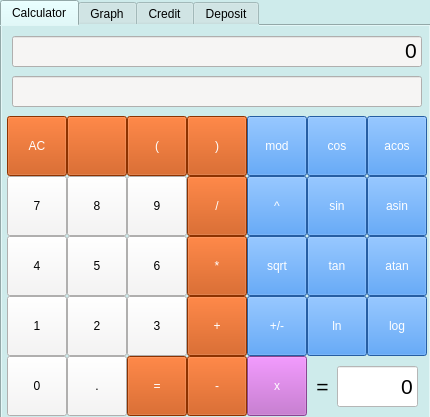
<?xml version="1.0" encoding="UTF-8"?>
<ui version="4.0">
 <class>View</class>
 <widget class="QMainWindow" name="View">
  <property name="geometry">
   <rect>
    <x>0</x>
    <y>0</y>
    <width>430</width>
    <height>417</height>
   </rect>
  </property>
  <property name="sizePolicy">
   <sizepolicy hsizetype="Preferred" vsizetype="Preferred">
    <horstretch>0</horstretch>
    <verstretch>0</verstretch>
   </sizepolicy>
  </property>
  <property name="minimumSize">
   <size>
    <width>430</width>
    <height>417</height>
   </size>
  </property>
  <property name="maximumSize">
   <size>
    <width>430</width>
    <height>417</height>
   </size>
  </property>
  <property name="windowTitle">
   <string>SmartCalc by carllane</string>
  </property>
  <property name="styleSheet">
   <string notr="true">background-color: rgb(206, 235, 235);
color: black;</string>
  </property>
  <widget class="QWidget" name="centralwidget">
   <widget class="QTabWidget" name="tabWidget">
    <property name="geometry">
     <rect>
      <x>0</x>
      <y>0</y>
      <width>431</width>
      <height>421</height>
     </rect>
    </property>
    <property name="currentIndex">
     <number>0</number>
    </property>
    <widget class="QWidget" name="tab">
     <attribute name="title">
      <string>Calculator</string>
     </attribute>
     <widget class="QLabel" name="label">
      <property name="geometry">
       <rect>
        <x>310</x>
        <y>350</y>
        <width>21</width>
        <height>21</height>
       </rect>
      </property>
      <property name="font">
       <font>
        <pointsize>16</pointsize>
       </font>
      </property>
      <property name="text">
       <string>=</string>
      </property>
      <property name="alignment">
       <set>Qt::AlignCenter</set>
      </property>
     </widget>
     <widget class="QLineEdit" name="lineEdit_result">
      <property name="geometry">
       <rect>
        <x>10</x>
        <y>50</y>
        <width>410</width>
        <height>31</height>
       </rect>
      </property>
      <property name="font">
       <font>
        <pointsize>16</pointsize>
       </font>
      </property>
      <property name="styleSheet">
       <string notr="true">background-color: rgb(246, 245, 244);
color: black;</string>
      </property>
      <property name="text">
       <string/>
      </property>
      <property name="alignment">
       <set>Qt::AlignRight|Qt::AlignTop|Qt::AlignTrailing</set>
      </property>
     </widget>
     <widget class="QPushButton" name="pushButton_mod">
      <property name="geometry">
       <rect>
        <x>245</x>
        <y>90</y>
        <width>60</width>
        <height>60</height>
       </rect>
      </property>
      <property name="styleSheet">
       <string notr="true">background-color: rgb(53, 132, 228);
color: white;</string>
      </property>
      <property name="text">
       <string>mod</string>
      </property>
     </widget>
     <widget class="QPushButton" name="pushButton_sub">
      <property name="geometry">
       <rect>
        <x>185</x>
        <y>330</y>
        <width>60</width>
        <height>60</height>
       </rect>
      </property>
      <property name="styleSheet">
       <string notr="true">background-color: rgb(198, 70, 0);
color: white;</string>
      </property>
      <property name="text">
       <string>-</string>
      </property>
     </widget>
     <widget class="QPushButton" name="pushButton_close">
      <property name="geometry">
       <rect>
        <x>185</x>
        <y>90</y>
        <width>60</width>
        <height>60</height>
       </rect>
      </property>
      <property name="styleSheet">
       <string notr="true">background-color: rgb(198, 70, 0);
color: white;</string>
      </property>
      <property name="text">
       <string>)</string>
      </property>
     </widget>
     <widget class="QPushButton" name="pushButton_erase">
      <property name="geometry">
       <rect>
        <x>65</x>
        <y>90</y>
        <width>60</width>
        <height>60</height>
       </rect>
      </property>
      <property name="styleSheet">
       <string notr="true">background-color: rgb(198, 70, 0);
color: white;</string>
      </property>
      <property name="icon">
       <iconset theme="edit-clear">
        <normaloff>.</normaloff>.</iconset>
      </property>
     </widget>
     <widget class="QPushButton" name="pushButton_log">
      <property name="geometry">
       <rect>
        <x>365</x>
        <y>270</y>
        <width>60</width>
        <height>60</height>
       </rect>
      </property>
      <property name="styleSheet">
       <string notr="true">background-color: rgb(53, 132, 228);
color: white;</string>
      </property>
      <property name="text">
       <string>log</string>
      </property>
     </widget>
     <widget class="QPushButton" name="pushButton_acos">
      <property name="geometry">
       <rect>
        <x>365</x>
        <y>90</y>
        <width>60</width>
        <height>60</height>
       </rect>
      </property>
      <property name="styleSheet">
       <string notr="true">background-color: rgb(53, 132, 228);
color: white;</string>
      </property>
      <property name="text">
       <string>acos</string>
      </property>
     </widget>
     <widget class="QPushButton" name="pushButton_1">
      <property name="geometry">
       <rect>
        <x>5</x>
        <y>270</y>
        <width>60</width>
        <height>60</height>
       </rect>
      </property>
      <property name="styleSheet">
       <string notr="true">background-color: rgb(246, 245, 244);
color: black;</string>
      </property>
      <property name="text">
       <string>1</string>
      </property>
     </widget>
     <widget class="QPushButton" name="pushButton_clear">
      <property name="geometry">
       <rect>
        <x>5</x>
        <y>90</y>
        <width>60</width>
        <height>60</height>
       </rect>
      </property>
      <property name="styleSheet">
       <string notr="true">background-color: rgb(198, 70, 0);
color: white;</string>
      </property>
      <property name="text">
       <string>AC</string>
      </property>
     </widget>
     <widget class="QPushButton" name="pushButton_0">
      <property name="geometry">
       <rect>
        <x>5</x>
        <y>330</y>
        <width>60</width>
        <height>60</height>
       </rect>
      </property>
      <property name="styleSheet">
       <string notr="true">background-color: rgb(246, 245, 244);
color: black;</string>
      </property>
      <property name="text">
       <string>0</string>
      </property>
     </widget>
     <widget class="QPushButton" name="pushButton_tan">
      <property name="geometry">
       <rect>
        <x>305</x>
        <y>210</y>
        <width>60</width>
        <height>60</height>
       </rect>
      </property>
      <property name="styleSheet">
       <string notr="true">background-color: rgb(53, 132, 228);
color: white;</string>
      </property>
      <property name="text">
       <string>tan</string>
      </property>
     </widget>
     <widget class="QPushButton" name="pushButton_5">
      <property name="geometry">
       <rect>
        <x>65</x>
        <y>210</y>
        <width>60</width>
        <height>60</height>
       </rect>
      </property>
      <property name="styleSheet">
       <string notr="true">background-color: rgb(246, 245, 244);
color: black;</string>
      </property>
      <property name="text">
       <string>5</string>
      </property>
     </widget>
     <widget class="QPushButton" name="pushButton_pow">
      <property name="geometry">
       <rect>
        <x>245</x>
        <y>150</y>
        <width>60</width>
        <height>60</height>
       </rect>
      </property>
      <property name="styleSheet">
       <string notr="true">background-color: rgb(53, 132, 228);
color: white;</string>
      </property>
      <property name="text">
       <string>^</string>
      </property>
     </widget>
     <widget class="QPushButton" name="pushButton_sin">
      <property name="geometry">
       <rect>
        <x>305</x>
        <y>150</y>
        <width>60</width>
        <height>60</height>
       </rect>
      </property>
      <property name="styleSheet">
       <string notr="true">background-color: rgb(53, 132, 228);
color: white;</string>
      </property>
      <property name="text">
       <string>sin</string>
      </property>
     </widget>
     <widget class="QPushButton" name="pushButton_9">
      <property name="geometry">
       <rect>
        <x>125</x>
        <y>150</y>
        <width>60</width>
        <height>60</height>
       </rect>
      </property>
      <property name="styleSheet">
       <string notr="true">background-color: rgb(246, 245, 244);
color: black;</string>
      </property>
      <property name="text">
       <string>9</string>
      </property>
     </widget>
     <widget class="QPushButton" name="pushButton_3">
      <property name="geometry">
       <rect>
        <x>125</x>
        <y>270</y>
        <width>60</width>
        <height>60</height>
       </rect>
      </property>
      <property name="styleSheet">
       <string notr="true">background-color: rgb(246, 245, 244);
color: black;</string>
      </property>
      <property name="text">
       <string>3</string>
      </property>
     </widget>
     <widget class="QPushButton" name="pushButton_sum">
      <property name="geometry">
       <rect>
        <x>185</x>
        <y>270</y>
        <width>60</width>
        <height>60</height>
       </rect>
      </property>
      <property name="styleSheet">
       <string notr="true">background-color: rgb(198, 70, 0);
color: white;</string>
      </property>
      <property name="text">
       <string>+</string>
      </property>
     </widget>
     <widget class="QPushButton" name="pushButton_dot">
      <property name="geometry">
       <rect>
        <x>65</x>
        <y>330</y>
        <width>60</width>
        <height>60</height>
       </rect>
      </property>
      <property name="styleSheet">
       <string notr="true">background-color: rgb(246, 245, 244);
color: black;</string>
      </property>
      <property name="text">
       <string>.</string>
      </property>
     </widget>
     <widget class="QPushButton" name="pushButton_sqrt">
      <property name="geometry">
       <rect>
        <x>245</x>
        <y>210</y>
        <width>60</width>
        <height>60</height>
       </rect>
      </property>
      <property name="styleSheet">
       <string notr="true">background-color: rgb(53, 132, 228);
color: white;</string>
      </property>
      <property name="text">
       <string>sqrt</string>
      </property>
     </widget>
     <widget class="QPushButton" name="pushButton_7">
      <property name="geometry">
       <rect>
        <x>5</x>
        <y>150</y>
        <width>60</width>
        <height>60</height>
       </rect>
      </property>
      <property name="styleSheet">
       <string notr="true">background-color: rgb(246, 245, 244);
color: black;</string>
      </property>
      <property name="text">
       <string>7</string>
      </property>
     </widget>
     <widget class="QPushButton" name="pushButton_8">
      <property name="geometry">
       <rect>
        <x>65</x>
        <y>150</y>
        <width>60</width>
        <height>60</height>
       </rect>
      </property>
      <property name="styleSheet">
       <string notr="true">background-color: rgb(246, 245, 244);
color: black;</string>
      </property>
      <property name="text">
       <string>8</string>
      </property>
     </widget>
     <widget class="QPushButton" name="pushButton_mul">
      <property name="geometry">
       <rect>
        <x>185</x>
        <y>210</y>
        <width>60</width>
        <height>60</height>
       </rect>
      </property>
      <property name="styleSheet">
       <string notr="true">background-color: rgb(198, 70, 0);
color: white;</string>
      </property>
      <property name="text">
       <string>*</string>
      </property>
     </widget>
     <widget class="QPushButton" name="pushButton_open">
      <property name="geometry">
       <rect>
        <x>125</x>
        <y>90</y>
        <width>60</width>
        <height>60</height>
       </rect>
      </property>
      <property name="styleSheet">
       <string notr="true">background-color: rgb(198, 70, 0);
color: white;</string>
      </property>
      <property name="text">
       <string>(</string>
      </property>
     </widget>
     <widget class="QPushButton" name="pushButton_sign">
      <property name="geometry">
       <rect>
        <x>245</x>
        <y>270</y>
        <width>60</width>
        <height>60</height>
       </rect>
      </property>
      <property name="styleSheet">
       <string notr="true">background-color: rgb(53, 132, 228);
color: white;</string>
      </property>
      <property name="text">
       <string>+/-</string>
      </property>
     </widget>
     <widget class="QLineEdit" name="lineEdit_exp">
      <property name="geometry">
       <rect>
        <x>10</x>
        <y>10</y>
        <width>410</width>
        <height>31</height>
       </rect>
      </property>
      <property name="font">
       <font>
        <pointsize>16</pointsize>
       </font>
      </property>
      <property name="styleSheet">
       <string notr="true">background-color: rgb(246, 245, 244);
color: black;</string>
      </property>
      <property name="text">
       <string>0</string>
      </property>
      <property name="maxLength">
       <number>255</number>
      </property>
      <property name="alignment">
       <set>Qt::AlignRight|Qt::AlignTop|Qt::AlignTrailing</set>
      </property>
     </widget>
     <widget class="QPushButton" name="pushButton_2">
      <property name="geometry">
       <rect>
        <x>65</x>
        <y>270</y>
        <width>60</width>
        <height>60</height>
       </rect>
      </property>
      <property name="styleSheet">
       <string notr="true">background-color: rgb(246, 245, 244);
color: black;</string>
      </property>
      <property name="text">
       <string>2</string>
      </property>
     </widget>
     <widget class="QPushButton" name="pushButton_cos">
      <property name="geometry">
       <rect>
        <x>305</x>
        <y>90</y>
        <width>60</width>
        <height>60</height>
       </rect>
      </property>
      <property name="styleSheet">
       <string notr="true">background-color: rgb(53, 132, 228);
color: white;</string>
      </property>
      <property name="text">
       <string>cos</string>
      </property>
     </widget>
     <widget class="QPushButton" name="pushButton_asin">
      <property name="geometry">
       <rect>
        <x>365</x>
        <y>150</y>
        <width>60</width>
        <height>60</height>
       </rect>
      </property>
      <property name="styleSheet">
       <string notr="true">background-color: rgb(53, 132, 228);
color: white;</string>
      </property>
      <property name="text">
       <string>asin</string>
      </property>
     </widget>
     <widget class="QPushButton" name="pushButton_div">
      <property name="geometry">
       <rect>
        <x>185</x>
        <y>150</y>
        <width>60</width>
        <height>60</height>
       </rect>
      </property>
      <property name="styleSheet">
       <string notr="true">background-color: rgb(198, 70, 0);
color: white;</string>
      </property>
      <property name="text">
       <string>/</string>
      </property>
     </widget>
     <widget class="QLineEdit" name="lineEdit_var">
      <property name="geometry">
       <rect>
        <x>335</x>
        <y>340</y>
        <width>81</width>
        <height>41</height>
       </rect>
      </property>
      <property name="font">
       <font>
        <pointsize>16</pointsize>
       </font>
      </property>
      <property name="styleSheet">
       <string notr="true">background-color: rgb(255, 255, 255);
color: black;</string>
      </property>
      <property name="text">
       <string>0</string>
      </property>
      <property name="alignment">
       <set>Qt::AlignRight|Qt::AlignTrailing|Qt::AlignVCenter</set>
      </property>
     </widget>
     <widget class="QPushButton" name="pushButton_4">
      <property name="geometry">
       <rect>
        <x>5</x>
        <y>210</y>
        <width>60</width>
        <height>60</height>
       </rect>
      </property>
      <property name="styleSheet">
       <string notr="true">background-color: rgb(246, 245, 244);
color: black;</string>
      </property>
      <property name="text">
       <string>4</string>
      </property>
     </widget>
     <widget class="QPushButton" name="pushButton_6">
      <property name="geometry">
       <rect>
        <x>125</x>
        <y>210</y>
        <width>60</width>
        <height>60</height>
       </rect>
      </property>
      <property name="styleSheet">
       <string notr="true">background-color: rgb(246, 245, 244);
color: black;</string>
      </property>
      <property name="text">
       <string>6</string>
      </property>
     </widget>
     <widget class="QPushButton" name="pushButton_ln">
      <property name="geometry">
       <rect>
        <x>305</x>
        <y>270</y>
        <width>60</width>
        <height>60</height>
       </rect>
      </property>
      <property name="styleSheet">
       <string notr="true">background-color: rgb(53, 132, 228);
color: white;</string>
      </property>
      <property name="text">
       <string>ln</string>
      </property>
     </widget>
     <widget class="QPushButton" name="pushButton_calc">
      <property name="geometry">
       <rect>
        <x>125</x>
        <y>330</y>
        <width>60</width>
        <height>60</height>
       </rect>
      </property>
      <property name="styleSheet">
       <string notr="true">background-color: rgb(198, 70, 0);
color: white;</string>
      </property>
      <property name="text">
       <string>=</string>
      </property>
     </widget>
     <widget class="QPushButton" name="pushButton_atan">
      <property name="geometry">
       <rect>
        <x>365</x>
        <y>210</y>
        <width>60</width>
        <height>60</height>
       </rect>
      </property>
      <property name="styleSheet">
       <string notr="true">background-color: rgb(53, 132, 228);
color: white;</string>
      </property>
      <property name="text">
       <string>atan</string>
      </property>
     </widget>
     <widget class="QPushButton" name="pushButton_x">
      <property name="geometry">
       <rect>
        <x>245</x>
        <y>330</y>
        <width>60</width>
        <height>60</height>
       </rect>
      </property>
      <property name="styleSheet">
       <string notr="true">background-color: rgb(192, 97, 203);
color: white;</string>
      </property>
      <property name="text">
       <string>x</string>
      </property>
     </widget>
    </widget>
    <widget class="QWidget" name="tab_2">
     <attribute name="title">
      <string>Graph</string>
     </attribute>
     <widget class="QCustomPlot" name="customPlot" native="true">
      <property name="geometry">
       <rect>
        <x>5</x>
        <y>0</y>
        <width>420</width>
        <height>320</height>
       </rect>
      </property>
     </widget>
     <widget class="QLineEdit" name="lineEdit_copy_exp">
      <property name="geometry">
       <rect>
        <x>200</x>
        <y>330</y>
        <width>221</width>
        <height>22</height>
       </rect>
      </property>
      <property name="styleSheet">
       <string notr="true">background-color: rgb(255, 255, 255);
color: black;</string>
      </property>
     </widget>
     <widget class="QPushButton" name="pushButton_draw">
      <property name="geometry">
       <rect>
        <x>329</x>
        <y>360</y>
        <width>91</width>
        <height>23</height>
       </rect>
      </property>
      <property name="styleSheet">
       <string notr="true">background-color: rgb(198, 70, 0);
color: white;</string>
      </property>
      <property name="text">
       <string>Draw graph</string>
      </property>
     </widget>
     <widget class="QPushButton" name="pushButton_copy_exp">
      <property name="geometry">
       <rect>
        <x>200</x>
        <y>360</y>
        <width>121</width>
        <height>23</height>
       </rect>
      </property>
      <property name="styleSheet">
       <string notr="true">background-color: rgb(53, 132, 228);
color: white;</string>
      </property>
      <property name="text">
       <string>Copy exp from calc</string>
      </property>
     </widget>
     <widget class="QLineEdit" name="lineEdit_xmin">
      <property name="geometry">
       <rect>
        <x>50</x>
        <y>330</y>
        <width>41</width>
        <height>22</height>
       </rect>
      </property>
      <property name="styleSheet">
       <string notr="true">background-color: rgb(255, 255, 255);
color: black;</string>
      </property>
      <property name="text">
       <string>-1</string>
      </property>
     </widget>
     <widget class="QLineEdit" name="lineEdit_xmax">
      <property name="geometry">
       <rect>
        <x>150</x>
        <y>330</y>
        <width>41</width>
        <height>22</height>
       </rect>
      </property>
      <property name="styleSheet">
       <string notr="true">background-color: rgb(255, 255, 255);
color: black;</string>
      </property>
      <property name="text">
       <string>1</string>
      </property>
     </widget>
     <widget class="QLabel" name="label_xmin">
      <property name="geometry">
       <rect>
        <x>5</x>
        <y>333</y>
        <width>45</width>
        <height>16</height>
       </rect>
      </property>
      <property name="text">
       <string>x min =</string>
      </property>
     </widget>
     <widget class="QLabel" name="label_xmax">
      <property name="geometry">
       <rect>
        <x>100</x>
        <y>333</y>
        <width>45</width>
        <height>16</height>
       </rect>
      </property>
      <property name="text">
       <string>x max =</string>
      </property>
     </widget>
     <widget class="QLabel" name="label_ymin">
      <property name="geometry">
       <rect>
        <x>5</x>
        <y>363</y>
        <width>45</width>
        <height>16</height>
       </rect>
      </property>
      <property name="text">
       <string>y min =</string>
      </property>
     </widget>
     <widget class="QLineEdit" name="lineEdit_ymax">
      <property name="geometry">
       <rect>
        <x>150</x>
        <y>360</y>
        <width>41</width>
        <height>22</height>
       </rect>
      </property>
      <property name="styleSheet">
       <string notr="true">background-color: rgb(255, 255, 255);
color: black;</string>
      </property>
      <property name="text">
       <string>1</string>
      </property>
     </widget>
     <widget class="QLabel" name="label_ymax">
      <property name="geometry">
       <rect>
        <x>100</x>
        <y>363</y>
        <width>45</width>
        <height>16</height>
       </rect>
      </property>
      <property name="text">
       <string>y max =</string>
      </property>
     </widget>
     <widget class="QLineEdit" name="lineEdit_ymin">
      <property name="geometry">
       <rect>
        <x>50</x>
        <y>360</y>
        <width>41</width>
        <height>22</height>
       </rect>
      </property>
      <property name="styleSheet">
       <string notr="true">background-color: rgb(255, 255, 255);
color: black;</string>
      </property>
      <property name="text">
       <string>-1</string>
      </property>
     </widget>
    </widget>
    <widget class="QWidget" name="tab_3">
     <attribute name="title">
      <string>Credit</string>
     </attribute>
     <widget class="QWidget" name="formLayoutWidget">
      <property name="geometry">
       <rect>
        <x>0</x>
        <y>0</y>
        <width>171</width>
        <height>81</height>
       </rect>
      </property>
      <layout class="QFormLayout" name="formLayout_2">
       <item row="0" column="1">
        <widget class="QLineEdit" name="lineEdit_amount">
         <property name="styleSheet">
          <string notr="true">background-color: rgb(255, 255, 255);
color: black;</string>
         </property>
         <property name="text">
          <string>1000000</string>
         </property>
         <property name="alignment">
          <set>Qt::AlignRight|Qt::AlignTrailing|Qt::AlignVCenter</set>
         </property>
        </widget>
       </item>
       <item row="1" column="1">
        <widget class="QLineEdit" name="lineEdit_period">
         <property name="styleSheet">
          <string notr="true">background-color: rgb(255, 255, 255);
color: black;</string>
         </property>
         <property name="text">
          <string>3</string>
         </property>
         <property name="alignment">
          <set>Qt::AlignRight|Qt::AlignTrailing|Qt::AlignVCenter</set>
         </property>
        </widget>
       </item>
       <item row="2" column="1">
        <widget class="QLineEdit" name="lineEdit_rate">
         <property name="styleSheet">
          <string notr="true">background-color: rgb(255, 255, 255);
color: black;</string>
         </property>
         <property name="text">
          <string>7.5</string>
         </property>
         <property name="alignment">
          <set>Qt::AlignRight|Qt::AlignTrailing|Qt::AlignVCenter</set>
         </property>
        </widget>
       </item>
       <item row="0" column="0">
        <widget class="QLabel" name="label_3">
         <property name="text">
          <string>Сумма</string>
         </property>
        </widget>
       </item>
       <item row="1" column="0">
        <widget class="QLabel" name="label_4">
         <property name="text">
          <string>Срок кредита</string>
         </property>
        </widget>
       </item>
       <item row="2" column="0">
        <widget class="QLabel" name="label_5">
         <property name="text">
          <string>Проценты</string>
         </property>
        </widget>
       </item>
      </layout>
     </widget>
     <widget class="QWidget" name="formLayoutWidget_2">
      <property name="geometry">
       <rect>
        <x>180</x>
        <y>10</y>
        <width>241</width>
        <height>81</height>
       </rect>
      </property>
      <layout class="QFormLayout" name="formLayout_3">
       <item row="0" column="1">
        <widget class="QLabel" name="label_2">
         <property name="text">
          <string>Тип платежей</string>
         </property>
         <property name="alignment">
          <set>Qt::AlignCenter</set>
         </property>
        </widget>
       </item>
       <item row="1" column="0">
        <widget class="QComboBox" name="comboBox_period">
         <property name="sizePolicy">
          <sizepolicy hsizetype="Fixed" vsizetype="Fixed">
           <horstretch>0</horstretch>
           <verstretch>0</verstretch>
          </sizepolicy>
         </property>
         <property name="minimumSize">
          <size>
           <width>20</width>
           <height>0</height>
          </size>
         </property>
         <property name="maximumSize">
          <size>
           <width>80</width>
           <height>16777215</height>
          </size>
         </property>
         <property name="styleSheet">
          <string notr="true">background-color: rgb(255, 255, 255);
color: black;</string>
         </property>
         <property name="currentText">
          <string>лет</string>
         </property>
         <item>
          <property name="text">
           <string>лет</string>
          </property>
         </item>
         <item>
          <property name="text">
           <string>месяцев</string>
          </property>
         </item>
        </widget>
       </item>
       <item row="2" column="0">
        <widget class="QLabel" name="label_6">
         <property name="text">
          <string>%</string>
         </property>
        </widget>
       </item>
       <item row="1" column="1">
        <widget class="QComboBox" name="comboBox_type">
         <property name="sizePolicy">
          <sizepolicy hsizetype="Fixed" vsizetype="Fixed">
           <horstretch>0</horstretch>
           <verstretch>0</verstretch>
          </sizepolicy>
         </property>
         <property name="maximumSize">
          <size>
           <width>150</width>
           <height>16777215</height>
          </size>
         </property>
         <property name="styleSheet">
          <string notr="true">background-color: rgb(255, 255, 255);
color: black;</string>
         </property>
         <item>
          <property name="text">
           <string>Аннуитетные</string>
          </property>
         </item>
         <item>
          <property name="text">
           <string>Дифференцированные</string>
          </property>
         </item>
        </widget>
       </item>
      </layout>
     </widget>
     <widget class="QPushButton" name="pushButton_credit">
      <property name="geometry">
       <rect>
        <x>0</x>
        <y>90</y>
        <width>80</width>
        <height>23</height>
       </rect>
      </property>
      <property name="styleSheet">
       <string notr="true">background-color: rgb(198, 70, 0);
color: white;</string>
      </property>
      <property name="text">
       <string>Посчитать</string>
      </property>
     </widget>
     <widget class="QWidget" name="gridLayoutWidget">
      <property name="geometry">
       <rect>
        <x>150</x>
        <y>120</y>
        <width>271</width>
        <height>51</height>
       </rect>
      </property>
      <layout class="QGridLayout" name="gridLayout_2">
       <item row="2" column="1">
        <widget class="QLineEdit" name="lineEdit_total_amount">
         <property name="styleSheet">
          <string notr="true">background-color: rgb(255, 255, 255);
color: black;</string>
         </property>
        </widget>
       </item>
       <item row="1" column="0">
        <widget class="QLabel" name="label_7">
         <property name="text">
          <string>Переплата</string>
         </property>
         <property name="alignment">
          <set>Qt::AlignCenter</set>
         </property>
        </widget>
       </item>
       <item row="1" column="1">
        <widget class="QLabel" name="label_8">
         <property name="text">
          <string>Общая сумма</string>
         </property>
         <property name="alignment">
          <set>Qt::AlignCenter</set>
         </property>
        </widget>
       </item>
       <item row="2" column="0">
        <widget class="QLineEdit" name="lineEdit_overpay">
         <property name="styleSheet">
          <string notr="true">background-color: rgb(255, 255, 255);
color: black;</string>
         </property>
        </widget>
       </item>
      </layout>
     </widget>
     <widget class="QLabel" name="label_9">
      <property name="geometry">
       <rect>
        <x>-5</x>
        <y>115</y>
        <width>158</width>
        <height>31</height>
       </rect>
      </property>
      <property name="text">
       <string>Ежемесячный платеж</string>
      </property>
      <property name="alignment">
       <set>Qt::AlignCenter</set>
      </property>
     </widget>
     <widget class="QPlainTextEdit" name="plainTextEdit_payment">
      <property name="enabled">
       <bool>true</bool>
      </property>
      <property name="geometry">
       <rect>
        <x>5</x>
        <y>150</y>
        <width>140</width>
        <height>121</height>
       </rect>
      </property>
      <property name="sizePolicy">
       <sizepolicy hsizetype="Expanding" vsizetype="Expanding">
        <horstretch>0</horstretch>
        <verstretch>0</verstretch>
       </sizepolicy>
      </property>
      <property name="styleSheet">
       <string notr="true">background-color: rgb(255, 255, 255);
color: black;</string>
      </property>
     </widget>
    </widget>
    <widget class="QWidget" name="tab_4">
     <attribute name="title">
      <string>Deposit</string>
     </attribute>
     <widget class="QWidget" name="formLayoutWidget_3">
      <property name="geometry">
       <rect>
        <x>0</x>
        <y>0</y>
        <width>282</width>
        <height>186</height>
       </rect>
      </property>
      <layout class="QFormLayout" name="formLayout">
       <property name="horizontalSpacing">
        <number>5</number>
       </property>
       <property name="verticalSpacing">
        <number>5</number>
       </property>
       <item row="0" column="0">
        <widget class="QLabel" name="label_amount">
         <property name="text">
          <string>Сумма</string>
         </property>
        </widget>
       </item>
       <item row="0" column="1">
        <widget class="QLineEdit" name="lineEdit_depo_amount">
         <property name="styleSheet">
          <string notr="true">background-color: rgb(255, 255, 255);
color: rgb(0, 0, 0);</string>
         </property>
         <property name="text">
          <string>1000000</string>
         </property>
         <property name="alignment">
          <set>Qt::AlignRight|Qt::AlignTrailing|Qt::AlignVCenter</set>
         </property>
        </widget>
       </item>
       <item row="1" column="0">
        <widget class="QLabel" name="label_11">
         <property name="text">
          <string>Срок</string>
         </property>
        </widget>
       </item>
       <item row="2" column="0">
        <widget class="QLabel" name="label_12">
         <property name="text">
          <string>Начало срока</string>
         </property>
        </widget>
       </item>
       <item row="2" column="1">
        <widget class="QDateEdit" name="dateEdit">
         <property name="styleSheet">
          <string notr="true">background-color: rgb(255, 255, 255);
color: rgb(0, 0, 0);</string>
         </property>
         <property name="alignment">
          <set>Qt::AlignRight|Qt::AlignTrailing|Qt::AlignVCenter</set>
         </property>
         <property name="currentSection">
          <enum>QDateTimeEdit::DaySection</enum>
         </property>
         <property name="displayFormat">
          <string>dd/MM/yy</string>
         </property>
        </widget>
       </item>
       <item row="3" column="0">
        <widget class="QLabel" name="label_14">
         <property name="text">
          <string>Процентная ставка</string>
         </property>
        </widget>
       </item>
       <item row="3" column="1">
        <widget class="QLineEdit" name="lineEdit_depo_rate">
         <property name="styleSheet">
          <string notr="true">background-color: rgb(255, 255, 255);
color: rgb(0, 0, 0);</string>
         </property>
         <property name="text">
          <string>8.5</string>
         </property>
         <property name="alignment">
          <set>Qt::AlignRight|Qt::AlignTrailing|Qt::AlignVCenter</set>
         </property>
        </widget>
       </item>
       <item row="4" column="0">
        <widget class="QLabel" name="label_13">
         <property name="text">
          <string>Налоговая ставка</string>
         </property>
        </widget>
       </item>
       <item row="4" column="1">
        <widget class="QLineEdit" name="lineEdit_taxe_rate">
         <property name="styleSheet">
          <string notr="true">background-color: rgb(255, 255, 255);
color: rgb(0, 0, 0);</string>
         </property>
         <property name="text">
          <string>7.5</string>
         </property>
         <property name="alignment">
          <set>Qt::AlignRight|Qt::AlignTrailing|Qt::AlignVCenter</set>
         </property>
        </widget>
       </item>
       <item row="5" column="0">
        <widget class="QLabel" name="label_10">
         <property name="text">
          <string>Периодичность выплат</string>
         </property>
        </widget>
       </item>
       <item row="5" column="1">
        <widget class="QComboBox" name="comboBox_pay_period">
         <property name="styleSheet">
          <string notr="true">background-color: rgb(255, 255, 255);
color: rgb(0, 0, 0);</string>
         </property>
         <item>
          <property name="text">
           <string>раз в месяц</string>
          </property>
         </item>
         <item>
          <property name="text">
           <string>ежедневно</string>
          </property>
         </item>
        </widget>
       </item>
       <item row="1" column="1">
        <widget class="QLineEdit" name="lineEdit_depo_period">
         <property name="styleSheet">
          <string notr="true">background-color: rgb(255, 255, 255);
color: rgb(0, 0, 0);</string>
         </property>
         <property name="text">
          <string>3</string>
         </property>
         <property name="alignment">
          <set>Qt::AlignRight|Qt::AlignTrailing|Qt::AlignVCenter</set>
         </property>
        </widget>
       </item>
      </layout>
     </widget>
     <widget class="QCheckBox" name="checkBox_capitalize">
      <property name="geometry">
       <rect>
        <x>290</x>
        <y>0</y>
        <width>120</width>
        <height>21</height>
       </rect>
      </property>
      <property name="text">
       <string>Капитализация</string>
      </property>
     </widget>
     <widget class="QComboBox" name="comboBox_depo_period">
      <property name="geometry">
       <rect>
        <x>290</x>
        <y>30</y>
        <width>121</width>
        <height>23</height>
       </rect>
      </property>
      <item>
       <property name="text">
        <string>лет</string>
       </property>
      </item>
      <item>
       <property name="text">
        <string>месяцев</string>
       </property>
      </item>
     </widget>
     <widget class="QPushButton" name="pushButton_add_plus">
      <property name="geometry">
       <rect>
        <x>0</x>
        <y>225</y>
        <width>21</width>
        <height>23</height>
       </rect>
      </property>
      <property name="styleSheet">
       <string notr="true">background-color: rgb(53, 132, 228);
color: white;</string>
      </property>
      <property name="text">
       <string>+</string>
      </property>
     </widget>
     <widget class="QPushButton" name="pushButton_remove_plus">
      <property name="geometry">
       <rect>
        <x>220</x>
        <y>225</y>
        <width>21</width>
        <height>23</height>
       </rect>
      </property>
      <property name="styleSheet">
       <string notr="true">background-color: rgb(53, 132, 228);
color: white;</string>
      </property>
      <property name="text">
       <string>+</string>
      </property>
     </widget>
     <widget class="QPushButton" name="pushButton_add_minus">
      <property name="geometry">
       <rect>
        <x>180</x>
        <y>225</y>
        <width>21</width>
        <height>23</height>
       </rect>
      </property>
      <property name="styleSheet">
       <string notr="true">background-color: rgb(53, 132, 228);
color: white;</string>
      </property>
      <property name="text">
       <string>-</string>
      </property>
     </widget>
     <widget class="QPushButton" name="pushButton_remove_minus">
      <property name="geometry">
       <rect>
        <x>400</x>
        <y>225</y>
        <width>21</width>
        <height>23</height>
       </rect>
      </property>
      <property name="styleSheet">
       <string notr="true">background-color: rgb(53, 132, 228);
color: white;</string>
      </property>
      <property name="text">
       <string>-</string>
      </property>
     </widget>
     <widget class="QDateEdit" name="dateEdit_add">
      <property name="geometry">
       <rect>
        <x>25</x>
        <y>225</y>
        <width>75</width>
        <height>23</height>
       </rect>
      </property>
      <property name="styleSheet">
       <string notr="true">background-color: rgb(255, 255, 255);
color: black;</string>
      </property>
      <property name="displayFormat">
       <string>dd/MM/yy</string>
      </property>
     </widget>
     <widget class="QLabel" name="label_17">
      <property name="geometry">
       <rect>
        <x>70</x>
        <y>210</y>
        <width>81</width>
        <height>16</height>
       </rect>
      </property>
      <property name="text">
       <string>Пополнение</string>
      </property>
     </widget>
     <widget class="QLabel" name="label_35">
      <property name="geometry">
       <rect>
        <x>300</x>
        <y>210</y>
        <width>51</width>
        <height>16</height>
       </rect>
      </property>
      <property name="text">
       <string>Снятие</string>
      </property>
     </widget>
     <widget class="QDateEdit" name="dateEdit_remove">
      <property name="geometry">
       <rect>
        <x>245</x>
        <y>225</y>
        <width>75</width>
        <height>23</height>
       </rect>
      </property>
      <property name="styleSheet">
       <string notr="true">background-color: rgb(255, 255, 255);
color: black;</string>
      </property>
      <property name="alignment">
       <set>Qt::AlignLeading|Qt::AlignLeft|Qt::AlignVCenter</set>
      </property>
      <property name="displayFormat">
       <string>dd/MM/yy</string>
      </property>
     </widget>
     <widget class="QLineEdit" name="lineEdit_add">
      <property name="geometry">
       <rect>
        <x>105</x>
        <y>225</y>
        <width>71</width>
        <height>22</height>
       </rect>
      </property>
      <property name="styleSheet">
       <string notr="true">background-color: rgb(255, 255, 255);
color: black;</string>
      </property>
      <property name="text">
       <string>10000</string>
      </property>
      <property name="alignment">
       <set>Qt::AlignRight|Qt::AlignTrailing|Qt::AlignVCenter</set>
      </property>
     </widget>
     <widget class="QLineEdit" name="lineEdit_remove">
      <property name="geometry">
       <rect>
        <x>325</x>
        <y>225</y>
        <width>71</width>
        <height>22</height>
       </rect>
      </property>
      <property name="styleSheet">
       <string notr="true">background-color: rgb(255, 255, 255);
color: black;</string>
      </property>
      <property name="text">
       <string>10000</string>
      </property>
      <property name="alignment">
       <set>Qt::AlignRight|Qt::AlignTrailing|Qt::AlignVCenter</set>
      </property>
     </widget>
     <widget class="QWidget" name="verticalLayoutWidget">
      <property name="geometry">
       <rect>
        <x>290</x>
        <y>60</y>
        <width>131</width>
        <height>143</height>
       </rect>
      </property>
      <layout class="QVBoxLayout" name="verticalLayout">
       <item>
        <widget class="QLabel" name="label_15">
         <property name="text">
          <string>Начисленные %</string>
         </property>
         <property name="alignment">
          <set>Qt::AlignRight|Qt::AlignTrailing|Qt::AlignVCenter</set>
         </property>
        </widget>
       </item>
       <item>
        <widget class="QLineEdit" name="lineEdit_depo_percents">
         <property name="styleSheet">
          <string notr="true">background-color: rgb(255, 255, 255);
color: rgb(0, 0, 0);</string>
         </property>
        </widget>
       </item>
       <item>
        <widget class="QLabel" name="label_16">
         <property name="text">
          <string>Сумма к концу срока</string>
         </property>
         <property name="alignment">
          <set>Qt::AlignRight|Qt::AlignTrailing|Qt::AlignVCenter</set>
         </property>
        </widget>
       </item>
       <item>
        <widget class="QLineEdit" name="lineEdit_depo_total_amount">
         <property name="styleSheet">
          <string notr="true">background-color: rgb(255, 255, 255);
color: rgb(0, 0, 0);</string>
         </property>
        </widget>
       </item>
       <item>
        <widget class="QLabel" name="label_36">
         <property name="text">
          <string>Налог</string>
         </property>
         <property name="alignment">
          <set>Qt::AlignRight|Qt::AlignTrailing|Qt::AlignVCenter</set>
         </property>
        </widget>
       </item>
       <item>
        <widget class="QLineEdit" name="lineEdit_taxes_amount">
         <property name="styleSheet">
          <string notr="true">background-color: rgb(255, 255, 255);
color: rgb(0, 0, 0);</string>
         </property>
        </widget>
       </item>
      </layout>
     </widget>
     <widget class="QPushButton" name="pushButton_depo">
      <property name="geometry">
       <rect>
        <x>110</x>
        <y>180</y>
        <width>80</width>
        <height>23</height>
       </rect>
      </property>
      <property name="styleSheet">
       <string notr="true">background-color: rgb(198, 70, 0);
color: white;</string>
      </property>
      <property name="text">
       <string>Посчитать</string>
      </property>
     </widget>
     <widget class="QTableWidget" name="tableWidget_add">
      <property name="geometry">
       <rect>
        <x>0</x>
        <y>250</y>
        <width>201</width>
        <height>131</height>
       </rect>
      </property>
      <property name="styleSheet">
       <string notr="true">background-color: rgb(255, 255, 255);
color: black;</string>
      </property>
      <column>
       <property name="text">
        <string>Дата</string>
       </property>
      </column>
      <column>
       <property name="text">
        <string>Сумма</string>
       </property>
      </column>
     </widget>
     <widget class="QTableWidget" name="tableWidget_remove">
      <property name="geometry">
       <rect>
        <x>220</x>
        <y>250</y>
        <width>201</width>
        <height>131</height>
       </rect>
      </property>
      <property name="styleSheet">
       <string notr="true">background-color: rgb(255, 255, 255);
color: black;</string>
      </property>
      <column>
       <property name="text">
        <string>Дата</string>
       </property>
      </column>
      <column>
       <property name="text">
        <string>Сумма</string>
       </property>
      </column>
     </widget>
    </widget>
   </widget>
  </widget>
 </widget>
 <customwidgets>
  <customwidget>
   <class>QCustomPlot</class>
   <extends>QWidget</extends>
   <header>qcustomplot.h</header>
   <container>1</container>
  </customwidget>
 </customwidgets>
 <resources/>
 <connections/>
</ui>
